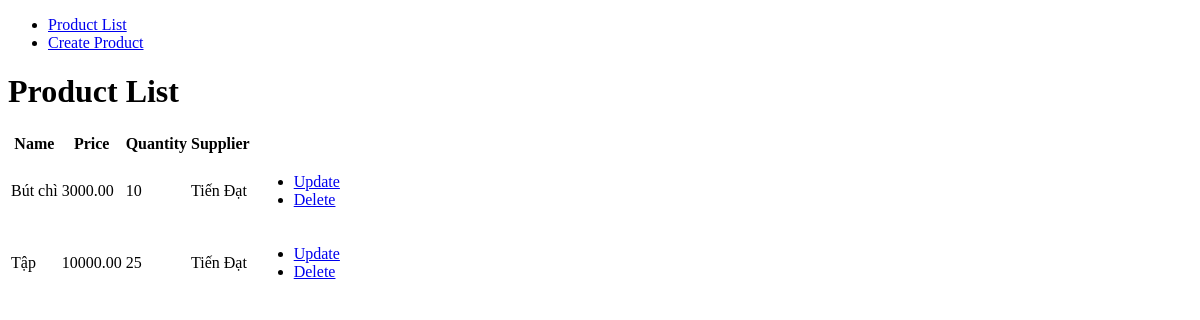
Before: / with the older database file.
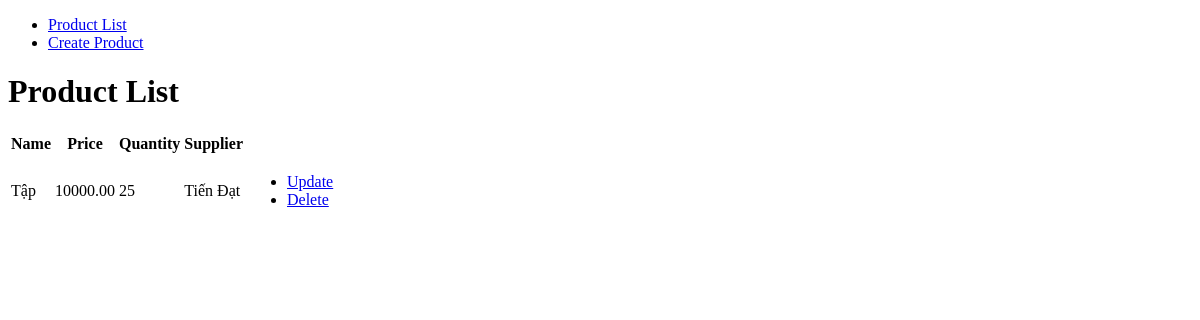
After: the same page with the newer database file.
### Manage/models.py (models this page shows, shortened)
class Product(models.Model):
    name = models.CharField(max_length=255)
    price = models.DecimalField(max_digits=10, decimal_places=2)
    quantity = models.PositiveIntegerField()
    supplier = models.ForeignKey('Supplier', on_delete=models.CASCADE)
    created_at = models.DateTimeField(auto_now_add=True)
    updated_at = models.DateTimeField(auto_now=True)

class Supplier(models.Model):
    name = models.CharField(max_length=255)
    address = models.CharField(max_length=255)
    phone_number = models.CharField(max_length=10)
    email = models.EmailField()
    created_at = models.DateTimeField(auto_now_add=True)
    updated_at = models.DateTimeField(auto_now=True)
    def __str__(self):
        return self.name

### Manage/views.py (the view)
# urls.py: path('', ProductListView.as_view(), name='product_list'),
class ProductListView(ListView):
    model = Product
    template_name = 'product_list.html'
    context_object_name = 'products'

### Manage/Templates/product_list.html
{% extends 'main.html' %}
{% block content %}
  <h1>Product List</h1>
  <table>
    <thead>
      <tr>
        <th>Name</th>
        <th>Price</th>
        <th>Quantity</th>
        <th>Supplier</th>
        <th></th>
      </tr>
    </thead>
    <tbody>
      {% for product in object_list %}
        <tr>
          <td>{{ product.name }}</td>
          <td>{{ product.price }}</td>
          <td>{{ product.quantity }}</td>
          <td>{{ product.supplier }}</td>
          <td>
            <ul>
              <li><a href="{% url 'update_product' pk=product.pk %}">Update</a></li>
              <li><a href="{% url 'delete_product' pk=product.pk %}">Delete</a></li>
            </ul>
          </td>
        </tr>
      {% endfor %}
    </tbody>
  </table>
{% endblock %}

### Manage/Templates/main.html (shortened to what this page needs)
<!DOCTYPE html>
<html>
<head>
</head>
<body>
  <nav>
    <ul>
      <li><a href="{% url 'product_list' %}">Product List</a></li>
      <li><a href="{% url 'create_product' %}">Create Product</a></li>
    </ul>
  </nav>
  <main>
    {% block content %}
    {% endblock %}
  </main>
</body>
</html>

Changed rows visible on the page:
removed Product: name "Bút chì", price "3000.00", quantity "10", supplier "Tiến Đạt"
